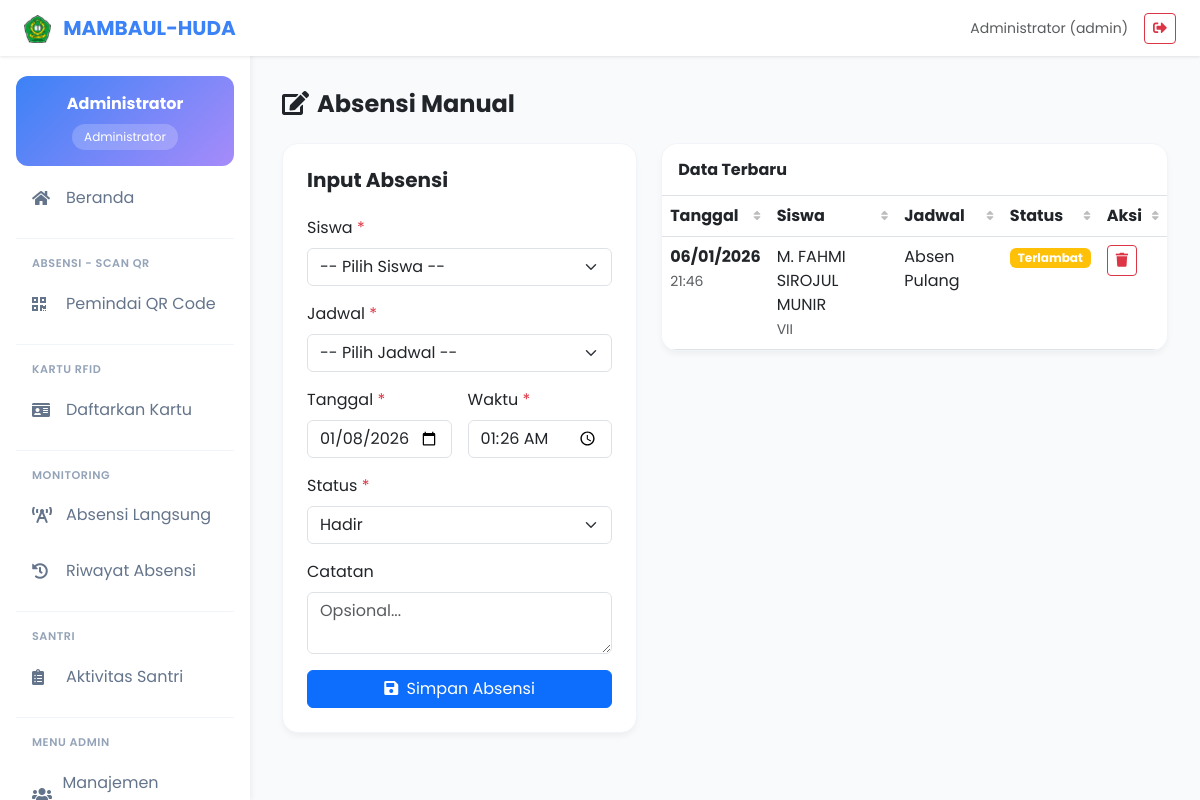
Screenshot of /admin/absensi-manual.php (signed in) with the database file from the repository.
### tables this page shows
CREATE TABLE `users`  (
  `id` bigint UNSIGNED NOT NULL AUTO_INCREMENT,
  `name` varchar(255) NOT NULL,
  `email` varchar(255) NOT NULL,
  `password` varchar(255) NOT NULL,
  `address` text NULL,
  `role` enum('admin','karyawan','pengurus','guru','keamanan','kesehatan') NOT NULL DEFAULT 'karyawan',
  `foto` varchar(255) NULL DEFAULT 'profile.jpg',
  `phone` varchar(20) NULL DEFAULT NULL,
  `remember_token` varchar(100) NULL DEFAULT NULL,
  `created_at` timestamp NULL DEFAULT CURRENT_TIMESTAMP,
  `updated_at` timestamp NULL DEFAULT CURRENT_TIMESTAMP ON UPDATE CURRENT_TIMESTAMP,
  `deleted_at` timestamp NULL DEFAULT NULL,
  `deleted_by` int NULL DEFAULT NULL,
  PRIMARY KEY (`id`) USING BTREE,
  UNIQUE INDEX `email`(`email` ASC) USING BTREE
);

CREATE TABLE `attendances`  (
  `id` bigint UNSIGNED NOT NULL AUTO_INCREMENT,
  `user_id` int NOT NULL,
  `jadwal_id` bigint UNSIGNED NULL DEFAULT NULL,
  `type` enum('clock_in','clock_out') NULL DEFAULT 'clock_in',
  `attendance_date` date NOT NULL,
  `attendance_time` time NOT NULL,
  `status` enum('hadir','terlambat','absen','izin','sakit','pulang') NULL DEFAULT 'hadir',
  `minutes_late` int NULL DEFAULT 0,
  `notes` text NULL,
  `latitude` varchar(50) NULL DEFAULT NULL,
  `longitude` varchar(50) NULL DEFAULT NULL,
  `created_at` timestamp NULL DEFAULT CURRENT_TIMESTAMP,
  `updated_at` timestamp NULL DEFAULT CURRENT_TIMESTAMP ON UPDATE CURRENT_TIMESTAMP,
  `deleted_at` timestamp NULL DEFAULT NULL,
  `deleted_by` int NULL DEFAULT NULL,
  PRIMARY KEY (`id`) USING BTREE,
  INDEX `jadwal_id`(`jadwal_id` ASC) USING BTREE,
  INDEX `attendances_fk_santri`(`user_id` ASC) USING BTREE,
  CONSTRAINT `attendances_fk_santri` FOREIGN KEY (`user_id`) REFERENCES `data_induk` (`id`) ON DELETE CASCADE ON UPDATE RESTRICT,
  CONSTRAINT `attendances_ibfk_2` FOREIGN KEY (`jadwal_id`) REFERENCES `jadwal_absens` (`id`) ON DELETE SET NULL ON UPDATE RESTRICT
);

CREATE TABLE `data_induk`  (
  `id` int NOT NULL AUTO_INCREMENT,
  `no_urut` int NULL DEFAULT NULL,
  `nama_lengkap` varchar(255) NOT NULL,
  `kelas` varchar(50) NULL DEFAULT NULL,
  `quran` varchar(100) NULL DEFAULT NULL,
  `kategori` varchar(50) NULL DEFAULT NULL,
  `nisn` varchar(50) NULL DEFAULT NULL,
  `lembaga_sekolah` varchar(100) NULL DEFAULT NULL,
  `status` varchar(50) NULL DEFAULT 'AKTIF',
  `tempat_lahir` varchar(100) NULL DEFAULT NULL,
  `tanggal_lahir` date NULL DEFAULT NULL,
  `jenis_kelamin` enum('L','P') NULL DEFAULT NULL,
  `jumlah_saudara` int NULL DEFAULT 0,
  `nomor_kk` varchar(30) NULL DEFAULT NULL,
  `nik` varchar(30) NULL DEFAULT NULL,
  `kecamatan` varchar(100) NULL DEFAULT NULL,
  `kabupaten` varchar(100) NULL DEFAULT NULL,
  `alamat` text NULL,
  `asal_sekolah` varchar(255) NULL DEFAULT NULL,
  `status_mukim` varchar(50) NULL DEFAULT NULL,
  `nama_ayah` varchar(255) NULL DEFAULT NULL,
  `tempat_lahir_ayah` varchar(100) NULL DEFAULT NULL,
  `tanggal_lahir_ayah` date NULL DEFAULT NULL,
  `nik_ayah` varchar(30) NULL DEFAULT NULL,
  `pekerjaan_ayah` varchar(100) NULL DEFAULT NULL,
  `penghasilan_ayah` varchar(50) NULL DEFAULT NULL,
  `nama_ibu` varchar(255) NULL DEFAULT NULL,
  `tempat_lahir_ibu` varchar(100) NULL DEFAULT NULL,
  `tanggal_lahir_ibu` date NULL DEFAULT NULL,
  `nik_ibu` varchar(30) NULL DEFAULT NULL,
  `pekerjaan_ibu` varchar(100) NULL DEFAULT NULL,
  `penghasilan_ibu` varchar(50) NULL DEFAULT NULL,
  `no_wa_wali` varchar(20) NULL DEFAULT NULL,
  `nomor_rfid` varchar(50) NULL DEFAULT NULL,
  `sidik_jari` blob NULL,
  `created_at` timestamp NULL DEFAULT CURRENT_TIMESTAMP,
  `updated_at` timestamp NULL DEFAULT CURRENT_TIMESTAMP ON UPDATE CURRENT_TIMESTAMP,
  `dokumen_kk` varchar(255) NULL DEFAULT NULL COMMENT 'Path to KK file',
  `dokumen_akte` varchar(255) NULL DEFAULT NULL COMMENT 'Path to Akte file',
  `dokumen_ktp` varchar(255) NULL DEFAULT NULL COMMENT 'Path to KTP file',
  `dokumen_ijazah` varchar(255) NULL DEFAULT NULL COMMENT 'Path to Ijazah file',
  `dokumen_sertifikat` varchar(255) NULL DEFAULT NULL COMMENT 'Path to Sertifikat file (optional)',
  `foto_santri` varchar(255) NULL DEFAULT NULL COMMENT 'Path to student photo',
  `nomor_pip` varchar(50) NULL DEFAULT NULL,
  `sumber_info` varchar(100) NULL DEFAULT NULL,
  `prestasi` varchar(255) NULL DEFAULT NULL,
  `tingkat_prestasi` varchar(50) NULL DEFAULT NULL,
  `juara_prestasi` varchar(50) NULL DEFAULT NULL,
  `deleted_at` timestamp NULL DEFAULT NULL,
  `deleted_by` int NULL DEFAULT NULL,
  PRIMARY KEY (`id`) USING BTREE,
  INDEX `idx_nama`(`nama_lengkap` ASC) USING BTREE,
  INDEX `idx_nisn`(`nisn` ASC) USING BTREE,
  INDEX `idx_nik`(`nik` ASC) USING BTREE,
  INDEX `idx_kelas`(`kelas` ASC) USING BTREE,
  INDEX `idx_status`(`status` ASC) USING BTREE,
  INDEX `idx_rfid`(`nomor_rfid` ASC) USING BTREE
);

CREATE TABLE `jadwal_absens`  (
  `id` bigint UNSIGNED NOT NULL AUTO_INCREMENT,
  `name` varchar(255) NOT NULL,
  `type` varchar(50) NOT NULL,
  `start_time` time NOT NULL,
  `scheduled_time` time NOT NULL,
  `end_time` time NOT NULL,
  `late_tolerance_minutes` int NULL DEFAULT 15,
  `created_at` timestamp NULL DEFAULT CURRENT_TIMESTAMP,
  `updated_at` timestamp NULL DEFAULT CURRENT_TIMESTAMP ON UPDATE CURRENT_TIMESTAMP,
  `deleted_at` timestamp NULL DEFAULT NULL,
  `deleted_by` int NULL DEFAULT NULL,
  PRIMARY KEY (`id`) USING BTREE
);

### admin/absensi-manual.php (the view, shortened to what the rows shown need)
<?php
require_once __DIR__ . '/../functions.php';
$pdo = getDB();
$recentAttendances = $pdo->query("
    SELECT a.*, di.nama_lengkap, di.kelas, j.name as jadwal_name
    FROM attendances a
    JOIN data_induk di ON a.user_id = di.id AND di.deleted_at IS NULL
    LEFT JOIN jadwal_absens j ON a.jadwal_id = j.id
    WHERE a.deleted_at IS NULL
    ORDER BY a.created_at DESC
    LIMIT 20
")->fetchAll();
?>
<?php include __DIR__ . '/../include/header.php'; ?>
<?php include __DIR__ . '/../include/sidebar.php'; ?>
<div class="main-content">
    <div class="row g-4">
        <div class="col-lg-7">
            <div class="card-custom">
                <div class="table-responsive">
                    <table class="table table-hover mb-0 table-sortable">
                        <thead class="bg-light">
                            <tr>
                                <th>Tanggal</th>
                                <th>Siswa</th>
                                <th>Jadwal</th>
                                <th>Status</th>
                                <th>Aksi</th>
                            </tr>
                        </thead>
                        <tbody>
                            <?php foreach ($recentAttendances as $a): ?>
                                <tr>
                                    <td>
                                        <div class="fw-bold">
                                            <?= date('d/m/Y', strtotime($a['attendance_date'])) ?>
                                        </div>
                                        <small class="text-muted">
                                            <?= substr($a['attendance_time'], 0, 5) ?>
                                        </small>
                                    </td>
                                    <td>
                                        <div>
                                            <?= e($a['nama_lengkap']) ?>
                                        </div>
                                        <small class="text-muted">
                                            <?= e($a['kelas']) ?>
                                        </small>
                                    </td>
                                    <td>
                                        <?= e($a['jadwal_name'] ?? '-') ?>
                                    </td>
                                    <td>
                                        <span
                                            class="badge bg-<?= $a['status'] === 'hadir' ? 'success' : ($a['status'] === 'terlambat' ? 'warning' : ($a['status'] === 'absen' ? 'danger' : 'secondary')) ?>">
                                            <?= ucfirst($a['status']) ?>
                                        </span>
                                    </td>
                                    <td>
                                        <form method="POST" class="d-inline form-delete-attendance">
                                            <button type="button"
                                                class="btn btn-sm btn-outline-danger btn-delete-attendance"
                                                data-nama="<?= e($a['nama_lengkap']) ?>"><i
                                                    class="fas fa-trash"></i></button>
                                        </form>
                                    </td>
                                </tr>
                            <?php endforeach; ?>
                        </tbody>
                    </table>
                </div>
            </div>
        </div>
    </div>
</div>
<?php include __DIR__ . '/../include/footer.php'; ?>

### include/header.php (shortened to what the rows shown need)
<?php
$user = getCurrentUser();
$role = $user['role'] ?? '';
?>
<!DOCTYPE html>
<html lang="id">
<head>
    <link rel="stylesheet" href="https://cdnjs.cloudflare.com/ajax/libs/font-awesome/5.15.4/css/all.min.css">
    <link href="https://cdn.jsdelivr.net/npm/bootstrap@5.3.0/dist/css/bootstrap.min.css" rel="stylesheet">
</head>
<body>
    <nav class="navbar navbar-custom fixed-top">
        <div class="container-fluid px-3 px-md-4">
            <div class="d-flex align-items-center gap-2 gap-md-3">
                <span class="text-muted small d-none d-sm-inline">
                    <?= e($user['name'] ?? 'Guest') ?> (<?= e($role) ?>)
                </span>
                <button type="button" class="btn btn-outline-danger btn-sm" onclick="confirmLogout()">
                    <i class="fas fa-sign-out-alt"></i>
                </button>
            </div>
        </div>
    </nav>

### include/sidebar.php (shortened to what the rows shown need)
<?php
$user = getCurrentUser();
$role = $user['role'] ?? '';
$roleLabels = [
    'admin' => 'Administrator',
    'karyawan' => 'Karyawan',
    'pengurus' => 'Pengurus',
    'guru' => 'Guru',
    'keamanan' => 'Keamanan',
    'kesehatan' => 'Kesehatan'
];
?>
<div class="sidebar">
    <div class="user-badge">
        <div class="fw-bold"><?= e($user['name'] ?? 'User') ?></div>
        <div class="role-badge"><?= $roleLabels[$role] ?? ucfirst($role) ?></div>
    </div>
</div>

### rows the page displays
users: name "Administrator", role "admin", role "Administrator"
attendances: attendance_date "06/01/2026", attendance_time "21:46", user.nama_lengkap "M. FAHMI SIROJUL MUNIR", user.kelas "VII", jadwal.name "Absen Pulang", status "Terlambat"

### other values shown
APP_NAME "MAMBAUL-HUDA"
